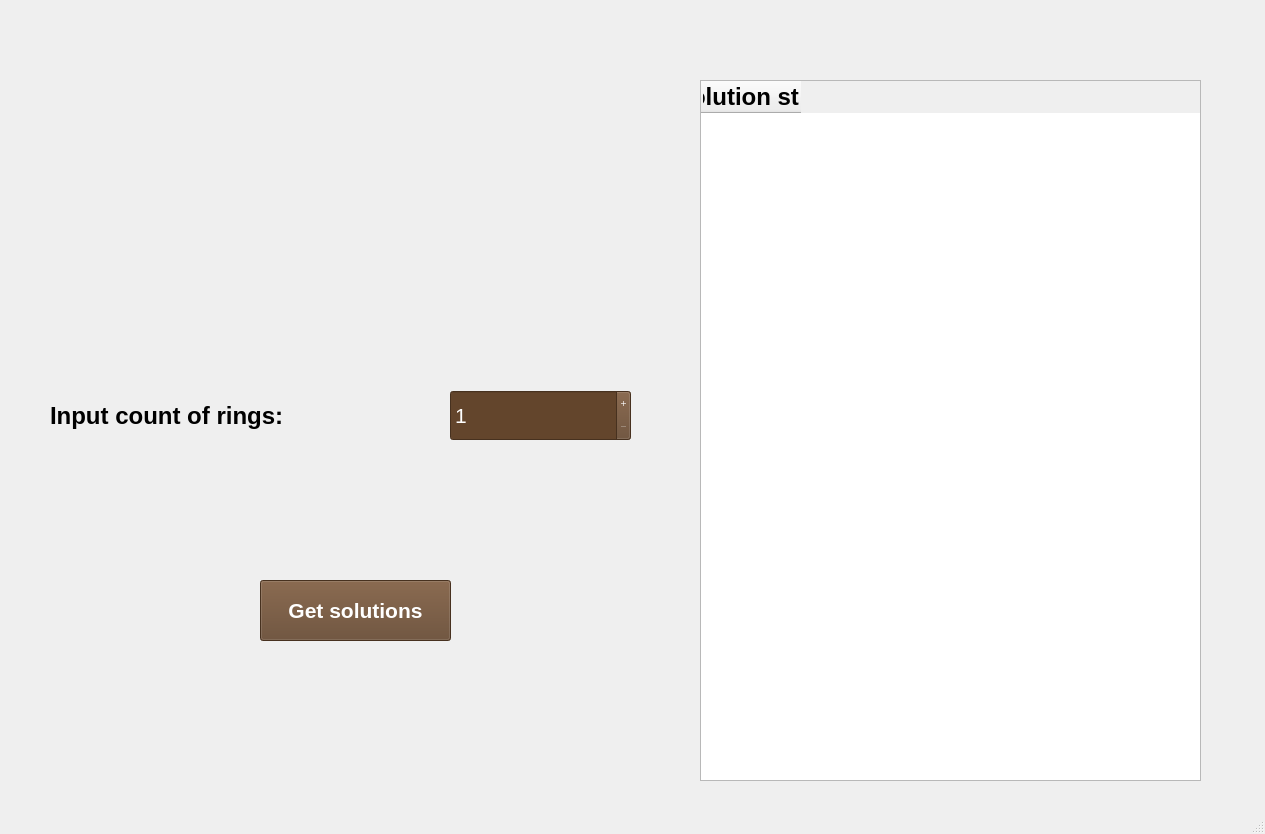
<?xml version="1.0" encoding="UTF-8"?>
<ui version="4.0">
 <class>MainWindow</class>
 <widget class="QMainWindow" name="MainWindow">
  <property name="geometry">
   <rect>
    <x>0</x>
    <y>0</y>
    <width>1265</width>
    <height>834</height>
   </rect>
  </property>
  <property name="windowTitle">
   <string>Hanoi</string>
  </property>
  <widget class="QWidget" name="centralwidget">
   <widget class="QLabel" name="hanoiPhoto">
    <property name="geometry">
     <rect>
      <x>30</x>
      <y>20</y>
      <width>631</width>
      <height>321</height>
     </rect>
    </property>
    <property name="text">
     <string/>
    </property>
    <property name="pixmap">
     <pixmap resource="res.qrc">:/image/img/Hanoi.png</pixmap>
    </property>
   </widget>
   <widget class="QSpinBox" name="countRingsSpinBox">
    <property name="geometry">
     <rect>
      <x>450</x>
      <y>390</y>
      <width>181</width>
      <height>51</height>
     </rect>
    </property>
    <property name="font">
     <font>
      <pointsize>16</pointsize>
      <bold>false</bold>
     </font>
    </property>
    <property name="cursor">
     <cursorShape>PointingHandCursor</cursorShape>
    </property>
    <property name="styleSheet">
     <string notr="true">background-color: rgb(99, 69, 44);
color: rgb(255, 255, 255);</string>
    </property>
    <property name="frame">
     <bool>true</bool>
    </property>
    <property name="buttonSymbols">
     <enum>QAbstractSpinBox::PlusMinus</enum>
    </property>
    <property name="minimum">
     <number>1</number>
    </property>
   </widget>
   <widget class="QLabel" name="countRingsText">
    <property name="geometry">
     <rect>
      <x>50</x>
      <y>390</y>
      <width>291</width>
      <height>51</height>
     </rect>
    </property>
    <property name="font">
     <font>
      <pointsize>18</pointsize>
      <italic>false</italic>
      <bold>true</bold>
     </font>
    </property>
    <property name="text">
     <string>Input count of rings:</string>
    </property>
   </widget>
   <widget class="QTableWidget" name="tableWidget">
    <property name="geometry">
     <rect>
      <x>700</x>
      <y>80</y>
      <width>501</width>
      <height>701</height>
     </rect>
    </property>
    <property name="font">
     <font>
      <pointsize>12</pointsize>
      <bold>false</bold>
     </font>
    </property>
    <property name="cursor" stdset="0">
     <cursorShape>PointingHandCursor</cursorShape>
    </property>
    <property name="rowCount">
     <number>0</number>
    </property>
    <column>
     <property name="text">
      <string>Solution step</string>
     </property>
     <property name="font">
      <font>
       <pointsize>18</pointsize>
       <bold>true</bold>
      </font>
     </property>
    </column>
   </widget>
   <widget class="QPushButton" name="answerButton">
    <property name="geometry">
     <rect>
      <x>260</x>
      <y>580</y>
      <width>191</width>
      <height>61</height>
     </rect>
    </property>
    <property name="font">
     <font>
      <pointsize>16</pointsize>
      <bold>true</bold>
     </font>
    </property>
    <property name="styleSheet">
     <string notr="true">background-color: rgb(99, 69, 44);
color: rgb(255, 255, 255);</string>
    </property>
    <property name="text">
     <string>Get solutions</string>
    </property>
   </widget>
  </widget>
  <widget class="QMenuBar" name="menubar">
   <property name="geometry">
    <rect>
     <x>0</x>
     <y>0</y>
     <width>1265</width>
     <height>22</height>
    </rect>
   </property>
  </widget>
  <widget class="QStatusBar" name="statusbar"/>
 </widget>
 <resources>
  <include location="res.qrc"/>
 </resources>
 <connections/>
</ui>
